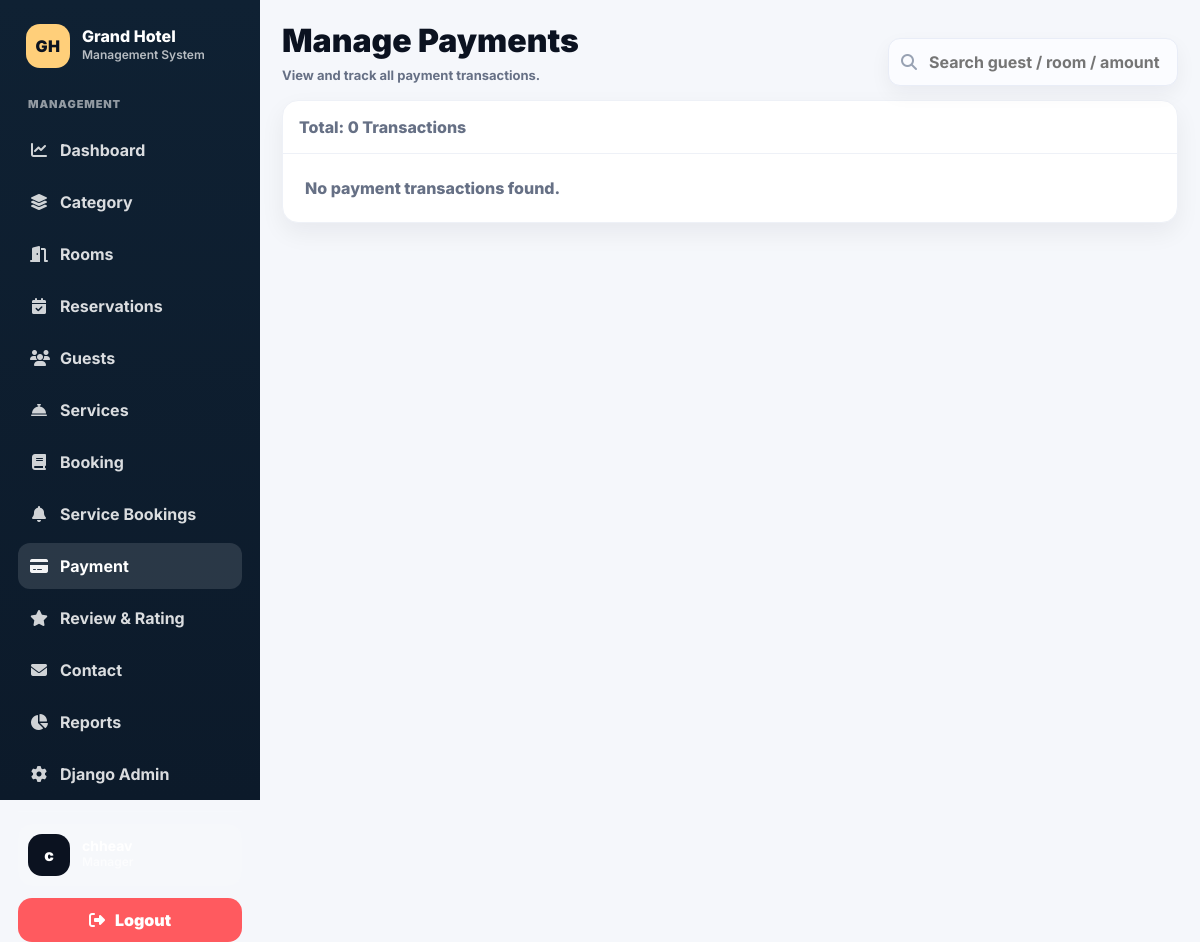
The app's page /dashboard/payment/ (signed in), older data.
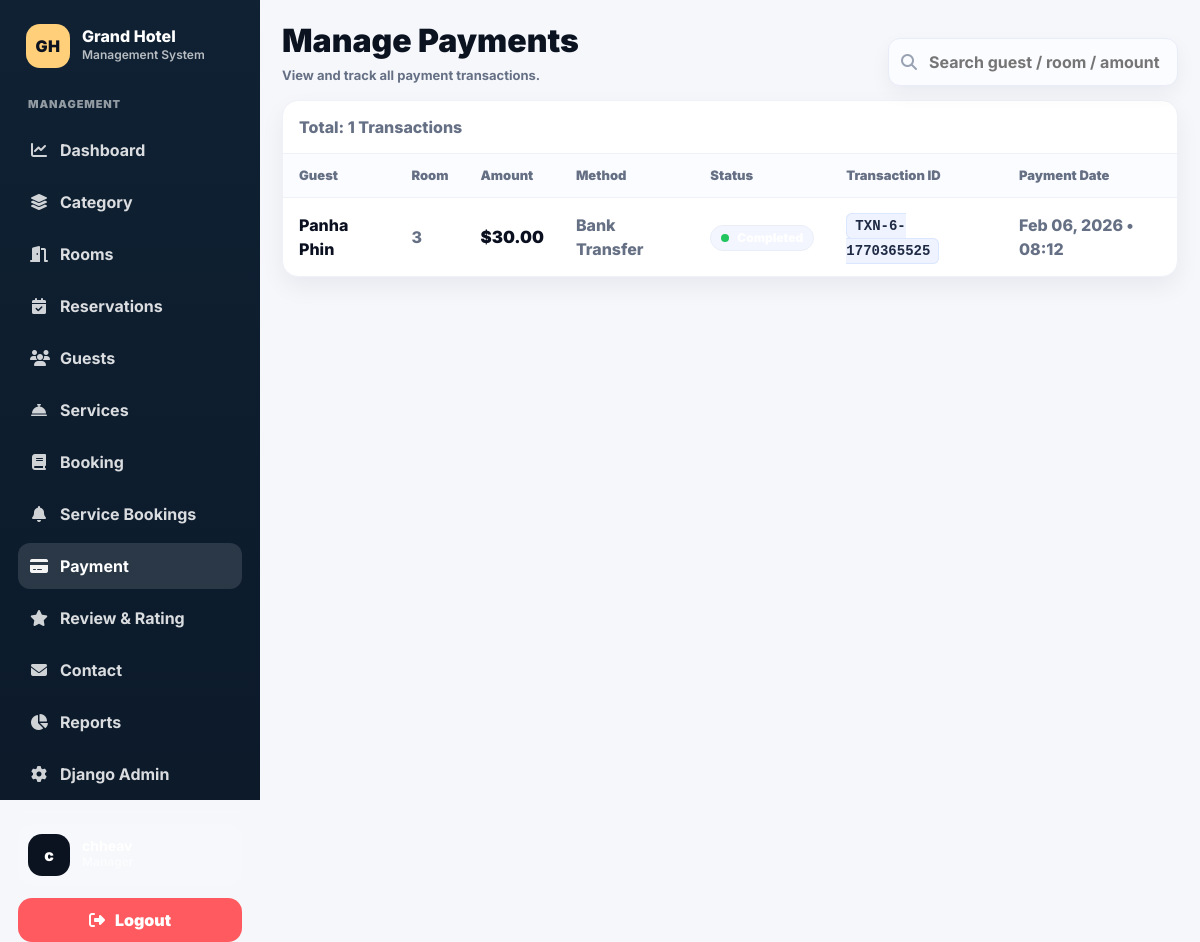
The same page, newer data.
### hotel/models.py (models this page shows, shortened)
class Payment(models.Model):
    id = models.AutoField(primary_key=True)
    PAYMENT_METHOD_CHOICES = [
        ('Cash', 'Cash'),
        ('Card', 'Card'),
        ('Online', 'Online'),
        ('Bank Transfer', 'Bank Transfer'),
    ]
    PAYMENT_STATUS_CHOICES = [
        ('Pending', 'Pending'),
        ('Completed', 'Completed'),
        ('Failed', 'Failed'),
        ('Refunded', 'Refunded'),
    ]
    reservation = models.OneToOneField(Reservation, on_delete=models.CASCADE, related_name='payment')
    amount = models.DecimalField(max_digits=10, decimal_places=2, validators=[MinValueValidator(0)])
    processed_by = models.ForeignKey('Staff', on_delete=models.SET_NULL, null=True, blank=True, related_name='processed_payments')
    payment_method = models.CharField(max_length=20, choices=PAYMENT_METHOD_CHOICES)
    payment_status = models.CharField(max_length=20, choices=PAYMENT_STATUS_CHOICES, default='Pending')
    payment_date = models.DateTimeField(blank=True, null=True)
    transaction_id = models.CharField(max_length=100, blank=True, null=True, unique=True)
    notes = models.TextField(blank=True, null=True)
    created_at = models.DateTimeField(default=timezone.now)
    updated_at = models.DateTimeField(auto_now=True)
    class Meta:
        ordering = ['-created_at']

class Reservation(models.Model):
    id = models.AutoField(primary_key=True)
    STATUS_CHOICES = [
        ('Pending', 'Pending'),
        ('Confirmed', 'Confirmed'),
        ('Checked In', 'Checked In'),
        ('Checked Out', 'Checked Out'),
        ('Cancelled', 'Cancelled'),
    ]
    guest = models.ForeignKey(Guest, on_delete=models.CASCADE, related_name='reservations')
    room = models.ForeignKey(Room, on_delete=models.CASCADE, related_name='reservations')
    handled_by = models.ForeignKey('Staff', on_delete=models.SET_NULL, null=True, blank=True, related_name='handled_reservations')
    check_in_date = models.DateField()
    check_out_date = models.DateField()
    booking_date = models.DateTimeField(auto_now_add=True)
    status = models.CharField(max_length=20, choices=STATUS_CHOICES, default='Pending')
    is_online_booking = models.BooleanField(default=True)
    number_of_guests = models.IntegerField(default=1, validators=[MinValueValidator(1)])
    special_requests = models.TextField(blank=True, null=True)
    total_price = models.DecimalField(max_digits=10, decimal_places=2, default=0, validators=[MinValueValidator(0)])
    class Meta:
        ordering = ['-booking_date']

class Guest(models.Model):
    id = models.AutoField(primary_key=True)
    user = models.OneToOneField(User, on_delete=models.CASCADE)
    phone = models.CharField(max_length=15)
    address = models.TextField()
    id_type = models.CharField(max_length=50, blank=True, null=True, help_text="Passport, Driver License, etc.")
    id_number = models.CharField(max_length=50, blank=True, null=True)
    created_at = models.DateTimeField(default=timezone.now)

class Room(models.Model):
    id = models.AutoField(primary_key=True)
    STATUS_CHOICES = [
        ('Available', 'Available'),
        ('Booked', 'Booked'),
        ('Maintenance', 'Maintenance'),
    ]
    room_number = models.CharField(max_length=10, unique=True)
    category = models.ForeignKey(RoomCategory, on_delete=models.CASCADE, related_name='rooms')
    assigned_staff = models.ForeignKey('Staff', on_delete=models.SET_NULL, null=True, blank=True, related_name='assigned_rooms')
    status = models.CharField(max_length=15, choices=STATUS_CHOICES, default='Available')
    floor = models.IntegerField(default=1, validators=[MinValueValidator(1), MaxValueValidator(100)])
    max_occupancy = models.IntegerField(default=2, validators=[MinValueValidator(1)])
    price = models.DecimalField(max_digits=10, decimal_places=2, null=True, blank=True, validators=[MinValueValidator(0)], help_text="Room-specific price (leave blank to use category base price)")
    amenities = models.TextField(default="WiFi, AC, TV", help_text="Comma-separated list of amenities")
    description = models.TextField(blank=True, null=True)
    image = models.ImageField(upload_to='rooms/', blank=True, null=True)
    created_at = models.DateTimeField(default=timezone.now)
    class Meta:
        ordering = ['room_number']

### hotel/views.py (the view)
# urls.py: path('dashboard/payment/', views.manage_payment, name='manage_payment'),
@admin_login_required
@admin_login_required
def manage_payment(request):
    payments = Payment.objects.select_related('reservation', 'reservation__guest', 'reservation__room').all().order_by('-payment_date', '-id')[:200]
    return render(request, 'hotel/admin/manage_payment.html', {'payments': payments})

### hotel/views.py (called while the page is built, shortened)
def admin_login_required(view_func):
    @wraps (view_func)
    def wrapper(request, *args, **kwargs):
        if not request.user.is_authenticated:
            return redirect('login')
        if request.user.is_superuser:
            return view_func(request, *args, **kwargs)
    return wrapper

### hotel/template/hotel/admin/manage_payment.html (shortened to what this page needs)
{% extends 'hotel/admin/admin_base.html' %}
{% block admin_content %}
<div class="page-head">
  <div>
    <h2>Manage Payments</h2>
    <p class="page-sub">View and track all payment transactions.</p>
  </div>
  <div class="tools">
    <div class="search">
      <i class="fas fa-search muted"></i>
      <input id="q" type="text" placeholder="Search guest / room / amount / transaction..." onkeyup="filterRows()">
    </div>
  </div>
</div>
<div class="cardx">
  <div class="cardx-top">
    <div class="muted">
      Total: {{ payments|length }} Transactions
    </div>
  </div>
  {% if payments %}
    <div style="overflow:auto;">
      <table id="paymentTable">
        <thead>
          <tr>
            <th>Guest</th>
            <th>Room</th>
            <th>Amount</th>
            <th>Method</th>
            <th>Status</th>
            <th>Transaction ID</th>
            <th>Payment Date</th>
          </tr>
        </thead>
        <tbody>
        {% for p in payments %}
          <tr>
            <td>
              {% if p.reservation and p.reservation.guest %}
                {{ p.reservation.guest.user.get_full_name|default:p.reservation.guest.user.username }}
              {% else %}
                <span class="muted">-</span>
              {% endif %}
            </td>
            <td class="muted">
              {% if p.reservation and p.reservation.room %}
                {{ p.reservation.room.room_number }}
              {% else %}
                -
              {% endif %}
            </td>
            <td class="amount">${{ p.amount }}</td>
            <td class="muted">{{ p.payment_method|default:"-" }}</td>
            <td>
              {% if p.payment_status == 'Pending' %}
                <span class="badge b-pending"><span class="dot"></span> Pending</span>
              {% elif p.payment_status == 'Completed' %}
                <span class="badge b-completed"><span class="dot"></span> Completed</span>
              {% elif p.payment_status == 'Failed' %}
                <span class="badge b-failed"><span class="dot"></span> Failed</span>
              {% elif p.payment_status == 'Refunded' %}
                <span class="badge b-refunded"><span class="dot"></span> Refunded</span>
              {% else %}
                <span class="badge"><span class="dot"></span> {{ p.payment_status }}</span>
              {% endif %}
            </td>
            <td>
              {% if p.transaction_id %}
                <code style="background:#eef3ff; border:1px solid #dbe6ff; padding:4px 8px; border-radius:6px; font-weight:700; color:#1f2a44;">{{ p.transaction_id }}</code>
              {% else %}
                <span class="muted">-</span>
              {% endif %}
            </td>
            <td class="muted">
              {% if p.payment_date %}
                {{ p.payment_date|date:"M d, Y • H:i" }}
              {% else %}
                <span class="muted">-</span>
              {% endif %}
            </td>
          </tr>
        {% endfor %}
        </tbody>
      </table>
    </div>
  {% else %}
    <div class="empty">No payment transactions found.</div>
  {% endif %}
</div>
{% endblock %}

Row changes from the older to the newer data that the page shows:
added Payment: reservation.guest.user.get_full_name "Panha Phin", reservation.room.room_number "3", amount "30.00", payment_method "Bank Transfer", payment_status "Completed" (drawn), transaction_id "TXN-6-1770365525", payment_date "Feb 06, 2026 • 08:12"
Text that changed along with them:
{{ payments|length }}: "0" → "1"
text no longer shown: "No payment transactions found."
text now shown: "Guest Room Amount Method Status Transaction ID Payment Date"
